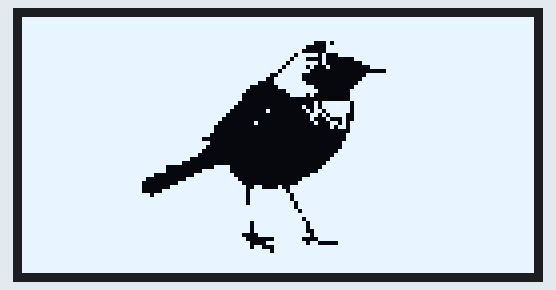
Simulated run of this sketch. Board: Arduino Uno, built with avr-gcc and run on an emulated ATmega328P. Parts: 128×64 one-colour display.

Above: at 0.1 s.

The sketch:

miPrimeraImagen-enOLED.ino
```cpp
#include <Wire.h>
#include <Adafruit_GFX.h>
#include <Adafruit_SSD1306.h>

// Definir tamaño del display
#define ANCHO_PANTALLA 128
#define ALTO_PANTALLA 64

// Dirección I2C típica (0x3C o 0x3D)
#define OLED_ADDR 0x3C

// Crear objeto display
Adafruit_SSD1306 pantallita(ANCHO_PANTALLA, ALTO_PANTALLA, &Wire);

// 'bird2', 128x64px
//ESTA LINEA ES IMPORTANTE PARA DESPLEGAR UNA IMAGEN (ACA ESTA)
//SIENDO, EN ESTE CASO epd_bitmap_bird2 el nombre del ARRAY
const unsigned char epd_bitmap_bird2 [] PROGMEM = {
	0xff, 0xff, 0xff, 0xff, 0xff, 0xff, 0xff, 0xff, 0xff, 0xff, 0xff, 0xff, 0xff, 0xff, 0xff, 0xff,
	0xff, 0xff, 0xff, 0xff, 0xff, 0xff, 0xff, 0xff, 0xff, 0xff, 0xff, 0xff, 0xff, 0xff, 0xff, 0xff,
	0xff, 0xff, 0xff, 0xff, 0xff, 0xff, 0xff, 0xff, 0xff, 0xff, 0xff, 0xff, 0xff, 0xff, 0xff, 0xff,
	0xff, 0xff, 0xff, 0xff, 0xff, 0xff, 0xff, 0xff, 0xff, 0xff, 0xff, 0xff, 0xff, 0xff, 0xff, 0xff,
	0xff, 0xff, 0xff, 0xff, 0xff, 0xff, 0xff, 0xff, 0xff, 0xff, 0xff, 0xff, 0xff, 0xff, 0xff, 0xff,
	0xff, 0xff, 0xff, 0xff, 0xff, 0xff, 0xff, 0xff, 0xff, 0xff, 0xff, 0xff, 0xff, 0xff, 0xff, 0xff,
	0xff, 0xff, 0xff, 0xff, 0xff, 0xff, 0xff, 0xff, 0xff, 0x8b, 0xff, 0xff, 0xff, 0xff, 0xff, 0xff,
	0xff, 0xff, 0xff, 0xff, 0xff, 0xff, 0xff, 0xff, 0xfe, 0x0f, 0xff, 0xff, 0xff, 0xff, 0xff, 0xff,
	0xff, 0xff, 0xff, 0xff, 0xff, 0xff, 0xff, 0xff, 0xfc, 0x0f, 0xff, 0xff, 0xff, 0xff, 0xff, 0xff,
	0xff, 0xff, 0xff, 0xff, 0xff, 0xff, 0xff, 0xff, 0xf7, 0xd1, 0xff, 0xff, 0xff, 0xff, 0xff, 0xff,
	0xff, 0xff, 0xff, 0xff, 0xff, 0xff, 0xff, 0xff, 0xee, 0x10, 0x1f, 0xff, 0xff, 0xff, 0xff, 0xff,
	0xff, 0xff, 0xff, 0xff, 0xff, 0xff, 0xff, 0xff, 0xdf, 0xd0, 0x07, 0xff, 0xff, 0xff, 0xff, 0xff,
	0xff, 0xff, 0xff, 0xff, 0xff, 0xff, 0xff, 0xff, 0xbe, 0x88, 0x01, 0xff, 0xff, 0xff, 0xff, 0xff,
	0xff, 0xff, 0xff, 0xff, 0xff, 0xff, 0xff, 0xff, 0x7f, 0x00, 0x00, 0x1f, 0xff, 0xff, 0xff, 0xff,
	0xff, 0xff, 0xff, 0xff, 0xff, 0xff, 0xff, 0xfc, 0xfc, 0x00, 0x03, 0xff, 0xff, 0xff, 0xff, 0xff,
	0xff, 0xff, 0xff, 0xff, 0xff, 0xff, 0xff, 0xf9, 0xfc, 0x00, 0x07, 0xff, 0xff, 0xff, 0xff, 0xff,
	0xff, 0xff, 0xff, 0xff, 0xff, 0xff, 0xff, 0xe1, 0xfe, 0x00, 0x0f, 0xff, 0xff, 0xff, 0xff, 0xff,
	0xff, 0xff, 0xff, 0xff, 0xff, 0xff, 0xff, 0x80, 0xff, 0x80, 0x1f, 0xff, 0xff, 0xff, 0xff, 0xff,
	0xff, 0xff, 0xff, 0xff, 0xff, 0xff, 0xff, 0x00, 0x3f, 0xc0, 0x3f, 0xff, 0xff, 0xff, 0xff, 0xff,
	0xff, 0xff, 0xff, 0xff, 0xff, 0xff, 0xfe, 0x00, 0x1e, 0x80, 0x3f, 0xff, 0xff, 0xff, 0xff, 0xff,
	0xff, 0xff, 0xff, 0xff, 0xff, 0xff, 0xfe, 0x00, 0x00, 0x00, 0x3f, 0xff, 0xff, 0xff, 0xff, 0xff,
	0xff, 0xff, 0xff, 0xff, 0xff, 0xff, 0xfc, 0x00, 0x00, 0x5f, 0xdf, 0xff, 0xff, 0xff, 0xff, 0xff,
	0xff, 0xff, 0xff, 0xff, 0xff, 0xff, 0xf8, 0x00, 0x02, 0x5f, 0xdf, 0xff, 0xff, 0xff, 0xff, 0xff,
	0xff, 0xff, 0xff, 0xff, 0xff, 0xff, 0xf0, 0x04, 0x01, 0x6f, 0xdf, 0xff, 0xff, 0xff, 0xff, 0xff,
	0xff, 0xff, 0xff, 0xff, 0xff, 0xff, 0xe0, 0x00, 0x00, 0xd7, 0x9f, 0xff, 0xff, 0xff, 0xff, 0xff,
	0xff, 0xff, 0xff, 0xff, 0xff, 0xff, 0xc0, 0x00, 0x00, 0x88, 0x9f, 0xff, 0xff, 0xff, 0xff, 0xff,
	0xff, 0xff, 0xff, 0xff, 0xff, 0xff, 0x80, 0x20, 0x00, 0x46, 0xbf, 0xff, 0xff, 0xff, 0xff, 0xff,
	0xff, 0xff, 0xff, 0xff, 0xff, 0xff, 0x00, 0x00, 0x00, 0x05, 0xbf, 0xff, 0xff, 0xff, 0xff, 0xff,
	0xff, 0xff, 0xff, 0xff, 0xff, 0xff, 0x00, 0x00, 0x00, 0x00, 0x3f, 0xff, 0xff, 0xff, 0xff, 0xff,
	0xff, 0xff, 0xff, 0xff, 0xff, 0xfe, 0x00, 0x00, 0x00, 0x00, 0x7f, 0xff, 0xff, 0xff, 0xff, 0xff,
	0xff, 0xff, 0xff, 0xff, 0xff, 0xf8, 0x00, 0x00, 0x00, 0x00, 0x7f, 0xff, 0xff, 0xff, 0xff, 0xff,
	0xff, 0xff, 0xff, 0xff, 0xff, 0xfe, 0x00, 0x00, 0x00, 0x00, 0xff, 0xff, 0xff, 0xff, 0xff, 0xff,
	0xff, 0xff, 0xff, 0xff, 0xff, 0xfc, 0x00, 0x00, 0x00, 0x00, 0xff, 0xff, 0xff, 0xff, 0xff, 0xff,
	0xff, 0xff, 0xff, 0xff, 0xff, 0xf8, 0x00, 0x00, 0x00, 0x01, 0xff, 0xff, 0xff, 0xff, 0xff, 0xff,
	0xff, 0xff, 0xff, 0xff, 0xff, 0xf0, 0x00, 0x00, 0x00, 0x03, 0xff, 0xff, 0xff, 0xff, 0xff, 0xff,
	0xff, 0xff, 0xff, 0xff, 0xff, 0xc0, 0x00, 0x00, 0x00, 0x07, 0xff, 0xff, 0xff, 0xff, 0xff, 0xff,
	0xff, 0xff, 0xff, 0xff, 0xff, 0x00, 0x00, 0x00, 0x00, 0x0f, 0xff, 0xff, 0xff, 0xff, 0xff, 0xff,
	0xff, 0xff, 0xff, 0xff, 0xf0, 0x00, 0xf0, 0x00, 0x00, 0x1f, 0xff, 0xff, 0xff, 0xff, 0xff, 0xff,
	0xff, 0xff, 0xff, 0xff, 0xf0, 0x07, 0xf0, 0x00, 0x00, 0x3f, 0xff, 0xff, 0xff, 0xff, 0xff, 0xff,
	0xff, 0xff, 0xff, 0xff, 0x80, 0x1f, 0xf8, 0x00, 0x00, 0xff, 0xff, 0xff, 0xff, 0xff, 0xff, 0xff,
	0xff, 0xff, 0xff, 0xfe, 0x00, 0x7f, 0xfc, 0x00, 0x03, 0xff, 0xff, 0xff, 0xff, 0xff, 0xff, 0xff,
	0xff, 0xff, 0xff, 0xfc, 0x01, 0xff, 0xfe, 0x00, 0x07, 0xff, 0xff, 0xff, 0xff, 0xff, 0xff, 0xff,
	0xff, 0xff, 0xff, 0xfc, 0x07, 0xff, 0xff, 0x30, 0x9f, 0xff, 0xff, 0xff, 0xff, 0xff, 0xff, 0xff,
	0xff, 0xff, 0xff, 0xfc, 0x1f, 0xff, 0xff, 0x7f, 0xdf, 0xff, 0xff, 0xff, 0xff, 0xff, 0xff, 0xff,
	0xff, 0xff, 0xff, 0xff, 0x7f, 0xff, 0xff, 0x7f, 0xef, 0xff, 0xff, 0xff, 0xff, 0xff, 0xff, 0xff,
	0xff, 0xff, 0xff, 0xff, 0xff, 0xff, 0xff, 0x7f, 0xef, 0xff, 0xff, 0xff, 0xff, 0xff, 0xff, 0xff,
	0xff, 0xff, 0xff, 0xff, 0xff, 0xff, 0xff, 0x7f, 0xf7, 0xff, 0xff, 0xff, 0xff, 0xff, 0xff, 0xff,
	0xff, 0xff, 0xff, 0xff, 0xff, 0xff, 0xff, 0xff, 0xf7, 0xff, 0xff, 0xff, 0xff, 0xff, 0xff, 0xff,
	0xff, 0xff, 0xff, 0xff, 0xff, 0xff, 0xff, 0xff, 0xfb, 0xff, 0xff, 0xff, 0xff, 0xff, 0xff, 0xff,
	0xff, 0xff, 0xff, 0xff, 0xff, 0xff, 0xff, 0xff, 0xff, 0xff, 0xff, 0xff, 0xff, 0xff, 0xff, 0xff,
	0xff, 0xff, 0xff, 0xff, 0xff, 0xff, 0xff, 0xff, 0xfd, 0xff, 0xff, 0xff, 0xff, 0xff, 0xff, 0xff,
	0xff, 0xff, 0xff, 0xff, 0xff, 0xff, 0xff, 0xbf, 0xfe, 0xff, 0xff, 0xff, 0xff, 0xff, 0xff, 0xff,
	0xff, 0xff, 0xff, 0xff, 0xff, 0xff, 0xff, 0xbf, 0xfe, 0xff, 0xff, 0xff, 0xff, 0xff, 0xff, 0xff,
	0xff, 0xff, 0xff, 0xff, 0xff, 0xff, 0xff, 0xbf, 0xfe, 0x7f, 0xff, 0xff, 0xff, 0xff, 0xff, 0xff,
	0xff, 0xff, 0xff, 0xff, 0xff, 0xff, 0xfe, 0x1f, 0xff, 0x7f, 0xff, 0xff, 0xff, 0xff, 0xff, 0xff,
	0xff, 0xff, 0xff, 0xff, 0xff, 0xff, 0xff, 0x01, 0xfc, 0x3f, 0xff, 0xff, 0xff, 0xff, 0xff, 0xff,
	0xff, 0xff, 0xff, 0xff, 0xff, 0xff, 0xff, 0x87, 0xfe, 0xc1, 0xff, 0xff, 0xff, 0xff, 0xff, 0xff,
	0xff, 0xff, 0xff, 0xff, 0xff, 0xff, 0xff, 0xb1, 0xff, 0xff, 0xff, 0xff, 0xff, 0xff, 0xff, 0xff,
	0xff, 0xff, 0xff, 0xff, 0xff, 0xff, 0xff, 0xfd, 0xff, 0xff, 0xff, 0xff, 0xff, 0xff, 0xff, 0xff,
	0xff, 0xff, 0xff, 0xff, 0xff, 0xff, 0xff, 0xff, 0xff, 0xff, 0xff, 0xff, 0xff, 0xff, 0xff, 0xff,
	0xff, 0xff, 0xff, 0xff, 0xff, 0xff, 0xff, 0xff, 0xff, 0xff, 0xff, 0xff, 0xff, 0xff, 0xff, 0xff,
	0xff, 0xff, 0xff, 0xff, 0xff, 0xff, 0xff, 0xff, 0xff, 0xff, 0xff, 0xff, 0xff, 0xff, 0xff, 0xff,
	0xff, 0xff, 0xff, 0xff, 0xff, 0xff, 0xff, 0xff, 0xff, 0xff, 0xff, 0xff, 0xff, 0xff, 0xff, 0xff,
	0xff, 0xff, 0xff, 0xff, 0xff, 0xff, 0xff, 0xff, 0xff, 0xff, 0xff, 0xff, 0xff, 0xff, 0xff, 0xff
};

// Array of all bitmaps for convenience. (Total bytes used to store images in PROGMEM = 1040)
const int epd_bitmap_allArray_LEN = 1;
const unsigned char* epd_bitmap_allArray[1] = {
	epd_bitmap_bird2
};


void setup() {
  // Iniciar la pantalla
  if(!pantallita.begin(SSD1306_SWITCHCAPVCC, OLED_ADDR)) {
    Serial.begin(9600);
    Serial.println(F("No se encontró pantalla SSD1306"));
    for(;;); // se queda detenido
  }
}

void loop() {


  pantallita.clearDisplay();             // limpiar buffer

  //pantallita.drawBitmap(posX, posY, nombreArray, tamañoX, tamañoY)
  pantallita.drawBitmap(0, 0, epd_bitmap_bird2, 128, 64, 1);

  pantallita.display();                  // mostrar en pantalla

}
```
